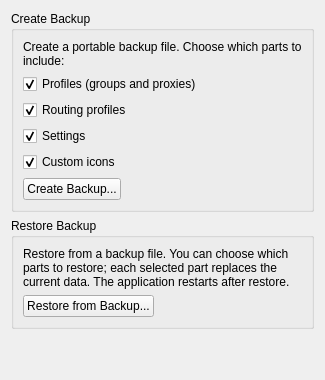
     <widget class="QWidget" name="Tab6">
      <attribute name="title">
       <string>Backup and Restore</string>
      </attribute>
      <layout class="QVBoxLayout" name="verticalLayout_backup">
       <item>
        <widget class="QGroupBox" name="groupBox_backup_create">
         <property name="title">
          <string>Create Backup</string>
         </property>
         <layout class="QVBoxLayout" name="verticalLayout_backup_create">
          <item>
           <widget class="QLabel" name="label_backup_desc">
            <property name="text">
             <string>Create a portable backup file. Choose which parts to include:</string>
            </property>
            <property name="wordWrap">
             <bool>true</bool>
            </property>
           </widget>
          </item>
          <item>
           <widget class="QCheckBox" name="backup_inc_profiles">
            <property name="text">
             <string>Profiles (groups and proxies)</string>
            </property>
            <property name="checked">
             <bool>true</bool>
            </property>
           </widget>
          </item>
          <item>
           <widget class="QCheckBox" name="backup_inc_routes">
            <property name="text">
             <string>Routing profiles</string>
            </property>
            <property name="checked">
             <bool>true</bool>
            </property>
           </widget>
          </item>
          <item>
           <widget class="QCheckBox" name="backup_inc_settings">
            <property name="text">
             <string>Settings</string>
            </property>
            <property name="checked">
             <bool>true</bool>
            </property>
           </widget>
          </item>
          <item>
           <widget class="QCheckBox" name="backup_inc_icons">
            <property name="text">
             <string>Custom icons</string>
            </property>
            <property name="checked">
             <bool>true</bool>
            </property>
           </widget>
          </item>
          <item>
           <layout class="QHBoxLayout" name="horizontalLayout_backup_btn">
            <item>
             <widget class="QPushButton" name="backup_create">
              <property name="text">
               <string>Create Backup...</string>
              </property>
             </widget>
            </item>
            <item>
             <spacer name="horizontalSpacer_backup">
              <property name="orientation">
               <enum>Qt::Orientation::Horizontal</enum>
              </property>
              <property name="sizeHint" stdset="0">
               <size>
                <width>40</width>
                <height>20</height>
               </size>
              </property>
             </spacer>
            </item>
           </layout>
          </item>
         </layout>
        </widget>
       </item>
       <item>
        <widget class="QGroupBox" name="groupBox_backup_restore">
         <property name="title">
          <string>Restore Backup</string>
         </property>
         <layout class="QVBoxLayout" name="verticalLayout_backup_restore">
          <item>
           <widget class="QLabel" name="label_restore_desc">
            <property name="text">
             <string>Restore from a backup file. You can choose which parts to restore; each selected part replaces the current data. The application restarts after restore.</string>
            </property>
            <property name="wordWrap">
             <bool>true</bool>
            </property>
           </widget>
          </item>
          <item>
           <layout class="QHBoxLayout" name="horizontalLayout_restore_btn">
            <item>
             <widget class="QPushButton" name="backup_restore">
              <property name="text">
               <string>Restore from Backup...</string>
              </property>
             </widget>
            </item>
            <item>
             <spacer name="horizontalSpacer_restore">
              <property name="orientation">
               <enum>Qt::Orientation::Horizontal</enum>
              </property>
              <property name="sizeHint" stdset="0">
               <size>
                <width>40</width>
                <height>20</height>
               </size>
              </property>
             </spacer>
            </item>
           </layout>
          </item>
         </layout>
        </widget>
       </item>
       <item>
        <spacer name="verticalSpacer_backup">
         <property name="orientation">
          <enum>Qt::Orientation::Vertical</enum>
         </property>
         <property name="sizeHint" stdset="0">
          <size>
           <width>20</width>
           <height>40</height>
          </size>
         </property>
        </spacer>
       </item>
      </layout>
     </widget>
